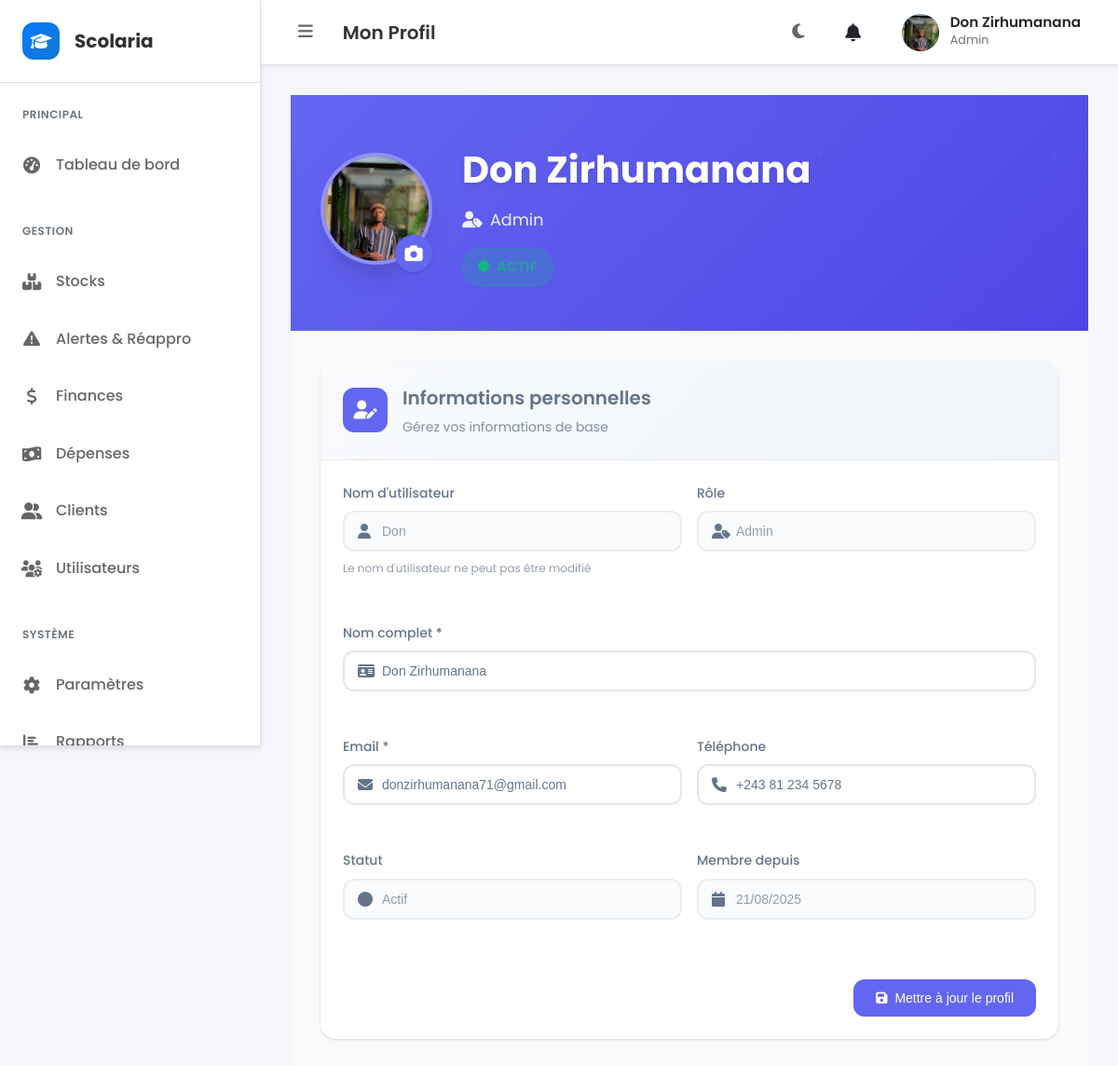
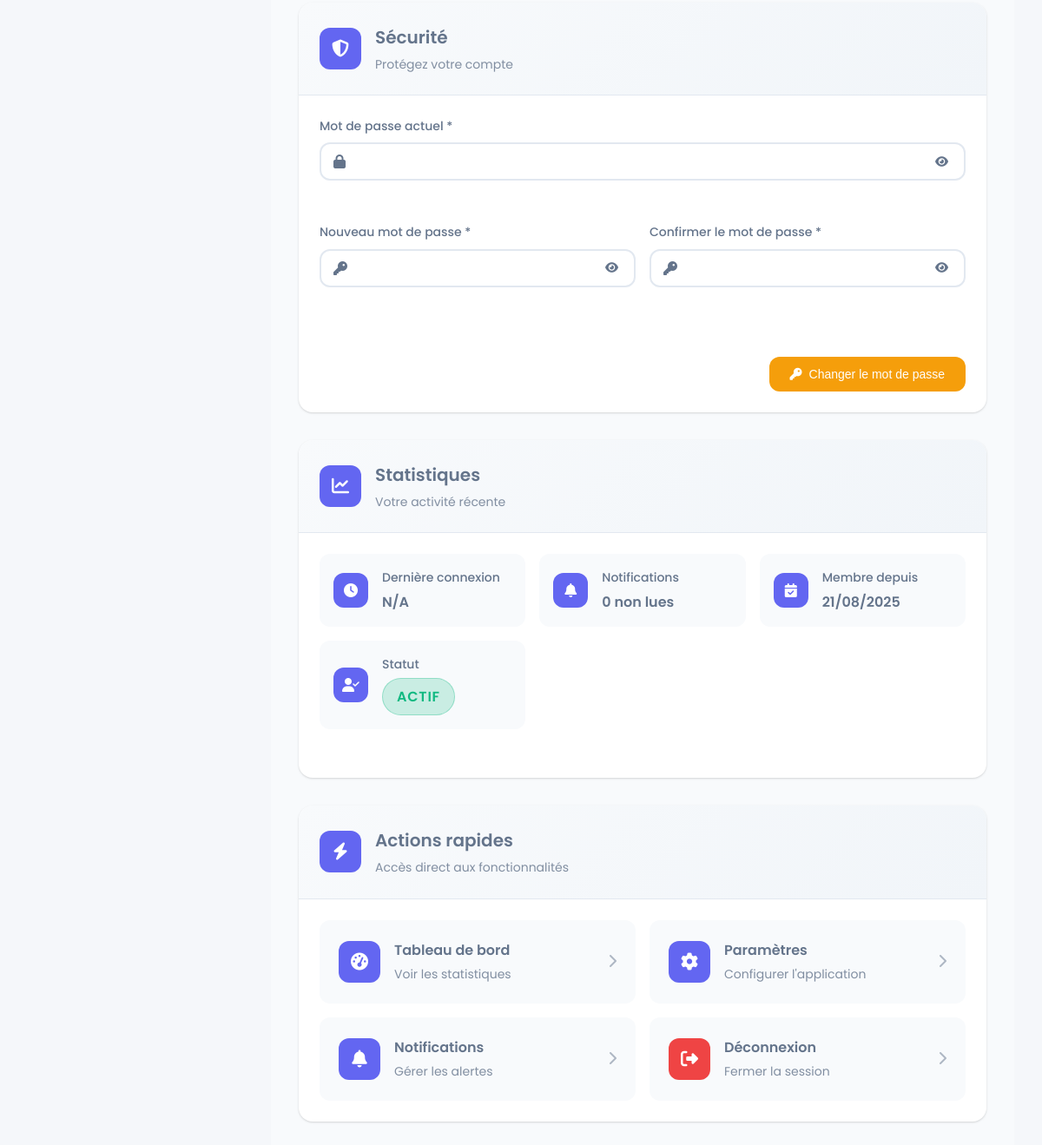
The app's page /profile.php (signed in) with its own data (2 pictures, top to bottom).
### tables this page shows
CREATE TABLE `users` (
  `id` int(11) NOT NULL AUTO_INCREMENT,
  `username` varchar(100) NOT NULL,
  `full_name` varchar(150) DEFAULT NULL,
  `email` varchar(150) NOT NULL,
  `phone` varchar(30) DEFAULT NULL,
  `password` varchar(255) NOT NULL,
  `role` enum('admin','gestionnaire','caissier','directeur','utilisateur') NOT NULL DEFAULT 'utilisateur',
  `status` enum('actif','inactif') NOT NULL DEFAULT 'actif',
  `avatar_path` varchar(255) DEFAULT NULL,
  `created_at` timestamp NOT NULL DEFAULT current_timestamp(),
  PRIMARY KEY (`id`),
  UNIQUE KEY `username` (`username`),
  UNIQUE KEY `email` (`email`)
);

### profile.php (the view, shortened to what this page needs)
<?php
$pdo = Database::getConnection();
$user_id = $_SESSION['user_id'];
$stmt = $pdo->prepare("SELECT * FROM users WHERE id = ?");
$stmt->execute([$user_id]);
$user = $stmt->fetch(PDO::FETCH_ASSOC);
?>
<div class="profile-container">
    <div class="profile-header">
        <div class="profile-cover">
            <div class="profile-avatar-container">
                <?php if (!empty($user['avatar_path']) && file_exists($user['avatar_path'])): ?>
                    <img src="<?= htmlspecialchars($user['avatar_path']) ?>"
                         alt="Avatar" class="profile-avatar" id="profile-avatar">
                <?php else: ?>
                    <div class="profile-avatar-placeholder" id="profile-avatar">
                        <i class="fas fa-user"></i>
                    </div>
                <?php endif; ?>
                <div class="avatar-upload-overlay">
                    <label for="avatar-upload" class="avatar-upload-btn">
                        <i class="fas fa-camera"></i>
                    </label>
                </div>
            </div>
            <div class="profile-info">
                <h1 class="profile-name"><?= htmlspecialchars($user['full_name']) ?></h1>
                <p class="profile-role">
                    <i class="fas fa-user-tag"></i>
                    <?= ucfirst(htmlspecialchars($user['role'])) ?>
                </p>
                <p class="profile-status">
                    <span class="status-badge status-<?= $user['status'] ?>">
                        <i class="fas fa-circle"></i>
                    </span>
                </p>
            </div>
        </div>
    </div>
    <div class="profile-content">
        <div class="profile-grid">
            <div class="profile-section">
                <div class="section-header">
                    <div class="section-icon">
                        <i class="fas fa-user-edit"></i>
                    </div>
                    <div class="section-title">
                        <h3>Informations personnelles</h3>
                        <p>Gérez vos informations de base</p>
                    </div>
                </div>
                <div class="section-content">
                    <form method="POST" action="" class="profile-form">
                        <div class="form-grid">
                            <div class="form-group">
                                <label for="username">Nom d'utilisateur</label>
                                <div class="input-wrapper">
                                    <i class="fas fa-user input-icon"></i>
                                    <input type="text" id="username" value="<?= htmlspecialchars($user['username']) ?>" readonly>
                                </div>
                                <small class="form-help">Le nom d'utilisateur ne peut pas être modifié</small>
                            </div>
                            <div class="form-group">
                                <label for="role">Rôle</label>
                                <div class="input-wrapper">
                                    <i class="fas fa-user-tag input-icon"></i>
                                    <input type="text" id="role" value="<?= ucfirst(htmlspecialchars($user['role'])) ?>" readonly>
                                </div>
                            </div>
                        </div>
                        <div class="form-group">
                            <label for="full_name">Nom complet *</label>
                            <div class="input-wrapper">
                                <i class="fas fa-id-card input-icon"></i>
                                <input type="text" id="full_name" name="full_name"
                                       value="<?= htmlspecialchars($user['full_name']) ?>" required>
                            </div>
                        </div>
                        <div class="form-grid">
                            <div class="form-group">
                                <label for="email">Email *</label>
                                <div class="input-wrapper">
                                    <i class="fas fa-envelope input-icon"></i>
                                    <input type="email" id="email" name="email"
                                           value="<?= htmlspecialchars($user['email']) ?>" required>
                                </div>
                            </div>
                            <div class="form-group">
                                <label for="phone">Téléphone</label>
                                <div class="input-wrapper">
                                    <i class="fas fa-phone input-icon"></i>
                                    <input type="tel" id="phone" name="phone"
                                           value="<?= htmlspecialchars($user['phone'] ?? '') ?>">
                                </div>
                            </div>
                        </div>
                        <div class="form-grid">
                            <div class="form-group">
                                <label for="status">Statut</label>
                                <div class="input-wrapper">
                                    <i class="fas fa-circle input-icon"></i>
                                    <input type="text" id="status"
                                           value="<?= ucfirst(htmlspecialchars($user['status'])) ?>" readonly>
                                </div>
                            </div>
                            <div class="form-group">
                                <label for="created_at">Membre depuis</label>
                                <div class="input-wrapper">
                                    <i class="fas fa-calendar input-icon"></i>
                                    <input type="text" id="created_at"
                                           value="<?= date('d/m/Y', strtotime($user['created_at'])) ?>" readonly>
                                </div>
                            </div>
                        </div>
                        <div class="form-actions">
                            <button type="submit" class="btn btn-primary">
                                <i class="fas fa-save"></i>
                                Mettre à jour le profil
                            </button>
                        </div>
                    </form>
                </div>
            </div>
            <div class="profile-section">
                <div class="section-header">
                    <div class="section-icon">
                        <i class="fas fa-shield-alt"></i>
                    </div>
                    <div class="section-title">
                        <h3>Sécurité</h3>
                        <p>Protégez votre compte</p>
                    </div>
                </div>
                <div class="section-content">
                    <form method="POST" action="" class="profile-form">
                        <div class="form-group">
                            <label for="current_password">Mot de passe actuel *</label>
                            <div class="input-wrapper">
                                <i class="fas fa-lock input-icon"></i>
                                <input type="password" id="current_password" name="current_password" required>
                                <button type="button" class="password-toggle" onclick="togglePassword('current_password')">
                                    <i class="fas fa-eye"></i>
                                </button>
                            </div>
                        </div>
                        <div class="form-grid">
                            <div class="form-group">
                                <label for="new_password">Nouveau mot de passe *</label>
                                <div class="input-wrapper">
                                    <i class="fas fa-key input-icon"></i>
                                    <input type="password" id="new_password" name="new_password"
                                           minlength="6" required>
                                    <button type="button" class="password-toggle" onclick="togglePassword('new_password')">
                                        <i class="fas fa-eye"></i>
                                    </button>
                                </div>
                            </div>
                            <div class="form-group">
                                <label for="confirm_password">Confirmer le mot de passe *</label>
                                <div class="input-wrapper">
                                    <i class="fas fa-key input-icon"></i>
                                    <input type="password" id="confirm_password" name="confirm_password" required>
                                    <button type="button" class="password-toggle" onclick="togglePassword('confirm_password')">
                                        <i class="fas fa-eye"></i>
                                    </button>
                                </div>
                            </div>
                        </div>
                        <div class="form-actions">
                            <button type="submit" class="btn btn-warning">
                                <i class="fas fa-key"></i>
                                Changer le mot de passe
                            </button>
                        </div>
                    </form>
                </div>
            </div>
            <div class="profile-section">
                <div class="section-header">
                    <div class="section-icon">
                        <i class="fas fa-chart-line"></i>
                    </div>
                    <div class="section-title">
                        <h3>Statistiques</h3>
                        <p>Votre activité récente</p>
                    </div>
                </div>
                <div class="section-content">
                    <div class="stats-grid">
                        <div class="stat-item">
                            <div class="stat-icon">
                                <i class="fas fa-clock"></i>
                            </div>
                            <div class="stat-content">
                                <h4>Dernière connexion</h4>
                                <p><?= isset($_SESSION['last_login']) ? date('d/m/Y H:i', strtotime($_SESSION['last_login'])) : 'N/A' ?></p>
                            </div>
                        </div>
                        <div class="stat-item">
                            <div class="stat-icon">
                                <i class="fas fa-bell"></i>
                            </div>
                            <div class="stat-content">
                                <h4>Notifications</h4>
                                <p>
                                    <?php
                                    $stmt = $pdo->prepare("SELECT COUNT(*) FROM notifications WHERE user_id = ? AND is_read = 0");
                                    $stmt->execute([$user_id]);
                                    echo $stmt->fetchColumn();
                                    ?> non lues
                                </p>
                            </div>
                        </div>
                        <div class="stat-item">
                            <div class="stat-icon">
                                <i class="fas fa-calendar-check"></i>
                            </div>
                            <div class="stat-content">
                                <h4>Membre depuis</h4>
                                <p><?= date('d/m/Y', strtotime($user['created_at'])) ?></p>
                            </div>
                        </div>
                        <div class="stat-item">
                            <div class="stat-icon">
                                <i class="fas fa-user-check"></i>
                            </div>
                            <div class="stat-content">
                                <h4>Statut</h4>
                                <p class="status-badge status-<?= $user['status'] ?>">
                                    <?= ucfirst(htmlspecialchars($user['status'])) ?>
                                </p>
                            </div>
                        </div>
                    </div>
                </div>
            </div>
            <div class="profile-section">
                <div class="section-header">
                    <div class="section-icon">
                        <i class="fas fa-bolt"></i>
                    </div>
                    <div class="section-title">
                        <h3>Actions rapides</h3>
                        <p>Accès direct aux fonctionnalités</p>
                    </div>
                </div>
                <div class="section-content">
                    <div class="actions-grid">
                        <a href="dashboard.php" class="action-card">
                            <div class="action-icon">
                                <i class="fas fa-tachometer-alt"></i>
                            </div>
                            <div class="action-content">
                                <h4>Tableau de bord</h4>
                                <p>Voir les statistiques</p>
                            </div>
                            <div class="action-arrow">
                                <i class="fas fa-chevron-right"></i>
                            </div>
                        </a>
                        <a href="settings.php" class="action-card">
                            <div class="action-icon">
                                <i class="fas fa-cog"></i>
                            </div>
                            <div class="action-content">
                                <h4>Paramètres</h4>
                                <p>Configurer l'application</p>
                            </div>
                            <div class="action-arrow">
                                <i class="fas fa-chevron-right"></i>
                            </div>
                        </a>
                        <a href="notifications.php" class="action-card">
                            <div class="action-icon">
                                <i class="fas fa-bell"></i>
                            </div>
                            <div class="action-content">
                                <h4>Notifications</h4>
                                <p>Gérer les alertes</p>
                            </div>
                            <div class="action-arrow">
                                <i class="fas fa-chevron-right"></i>
                            </div>
                        </a>
                        <a href="logout.php" class="action-card action-danger">
                            <div class="action-icon">
                                <i class="fas fa-sign-out-alt"></i>
                            </div>
                            <div class="action-content">
                                <h4>Déconnexion</h4>
                                <p>Fermer la session</p>
                            </div>
                            <div class="action-arrow">
                                <i class="fas fa-chevron-right"></i>
                            </div>
                        </a>
                    </div>
                </div>
            </div>
        </div>
    </div>
</div>
<?php
include 'layout/base.php';
?>

### records on screen
users: avatar_path (picture), full_name "Don Zirhumanana", role "Admin", username "Don", email "donzirhumanana71@gmail.com", phone "+243 81 234 5678", status "Actif", created_at "21/08/2025", status "ACTIF"

### other values on screen
$pageTitle "Mon Profil"
$userProfile['full_name'] "Don Zirhumanana"
$userProfile['role'] "Admin"
$stmt->fetchColumn() "0"
